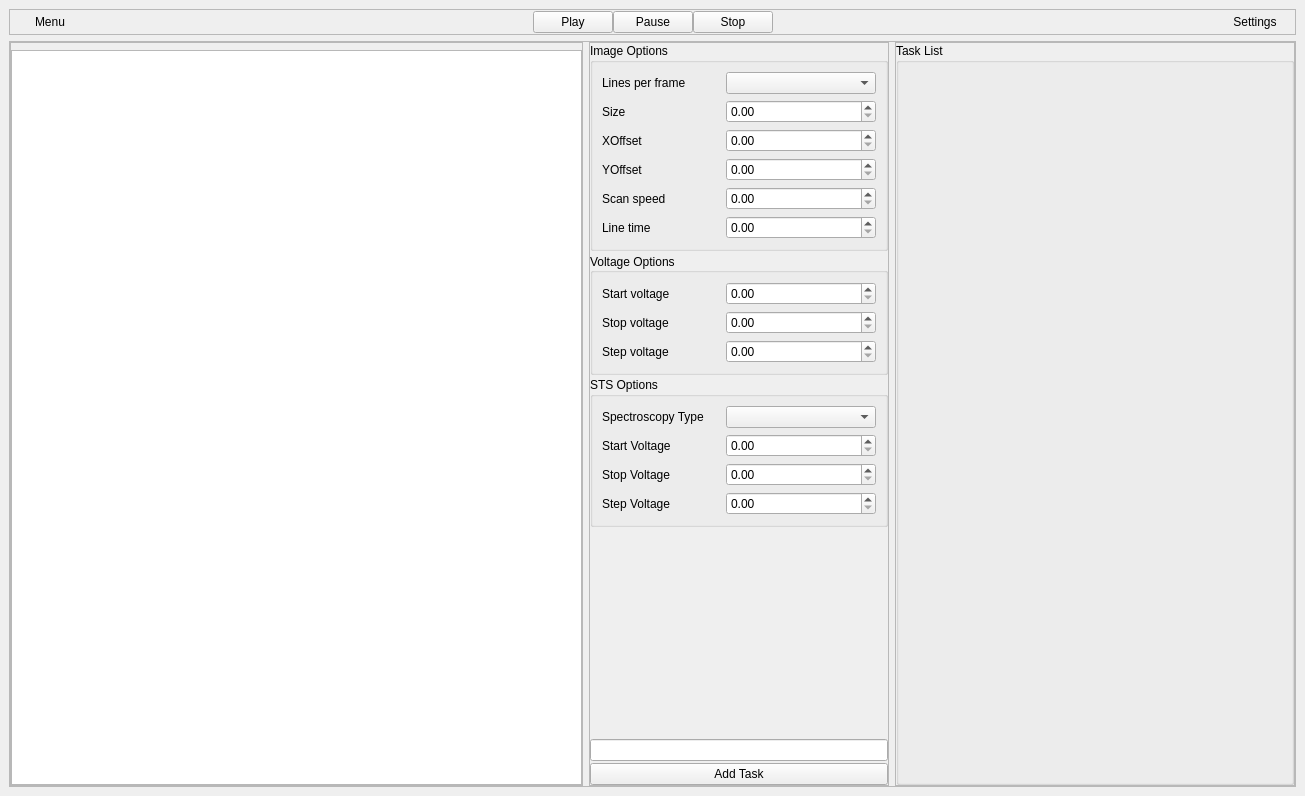
<?xml version="1.0" encoding="UTF-8"?>
<ui version="4.0">
 <class>MainWindow</class>
 <widget class="QMainWindow" name="MainWindow">
  <property name="geometry">
   <rect>
    <x>0</x>
    <y>0</y>
    <width>1305</width>
    <height>796</height>
   </rect>
  </property>
  <property name="windowTitle">
   <string>MainWindow</string>
  </property>
  <widget class="QWidget" name="centralwidget">
   <layout class="QVBoxLayout" name="verticalLayout">
    <item>
     <widget class="QFrame" name="toolbar">
      <property name="minimumSize">
       <size>
        <width>200</width>
        <height>26</height>
       </size>
      </property>
      <property name="maximumSize">
       <size>
        <width>16777215</width>
        <height>26</height>
       </size>
      </property>
      <property name="styleSheet">
       <string notr="true"/>
      </property>
      <property name="frameShape">
       <enum>QFrame::StyledPanel</enum>
      </property>
      <property name="frameShadow">
       <enum>QFrame::Raised</enum>
      </property>
      <property name="lineWidth">
       <number>0</number>
      </property>
      <layout class="QHBoxLayout" name="horizontalLayout_2">
       <property name="spacing">
        <number>0</number>
       </property>
       <property name="leftMargin">
        <number>0</number>
       </property>
       <property name="topMargin">
        <number>0</number>
       </property>
       <property name="rightMargin">
        <number>0</number>
       </property>
       <property name="bottomMargin">
        <number>0</number>
       </property>
       <item>
        <widget class="QPushButton" name="menu">
         <property name="text">
          <string>Menu</string>
         </property>
         <property name="flat">
          <bool>true</bool>
         </property>
        </widget>
       </item>
       <item>
        <spacer name="left_space">
         <property name="orientation">
          <enum>Qt::Horizontal</enum>
         </property>
         <property name="sizeHint" stdset="0">
          <size>
           <width>425</width>
           <height>20</height>
          </size>
         </property>
        </spacer>
       </item>
       <item>
        <widget class="QPushButton" name="play">
         <property name="text">
          <string>Play</string>
         </property>
         <property name="checkable">
          <bool>false</bool>
         </property>
         <property name="flat">
          <bool>false</bool>
         </property>
        </widget>
       </item>
       <item>
        <widget class="QPushButton" name="pause">
         <property name="text">
          <string>Pause</string>
         </property>
         <property name="flat">
          <bool>false</bool>
         </property>
        </widget>
       </item>
       <item>
        <widget class="QPushButton" name="stop">
         <property name="text">
          <string>Stop</string>
         </property>
         <property name="flat">
          <bool>false</bool>
         </property>
        </widget>
       </item>
       <item>
        <spacer name="right_space">
         <property name="orientation">
          <enum>Qt::Horizontal</enum>
         </property>
         <property name="sizeHint" stdset="0">
          <size>
           <width>425</width>
           <height>20</height>
          </size>
         </property>
        </spacer>
       </item>
       <item>
        <widget class="QPushButton" name="settings">
         <property name="text">
          <string>Settings</string>
         </property>
         <property name="flat">
          <bool>true</bool>
         </property>
        </widget>
       </item>
      </layout>
     </widget>
    </item>
    <item>
     <widget class="QFrame" name="content">
      <property name="frameShape">
       <enum>QFrame::StyledPanel</enum>
      </property>
      <property name="frameShadow">
       <enum>QFrame::Raised</enum>
      </property>
      <layout class="QHBoxLayout" name="horizontalLayout">
       <property name="leftMargin">
        <number>0</number>
       </property>
       <property name="topMargin">
        <number>0</number>
       </property>
       <property name="rightMargin">
        <number>0</number>
       </property>
       <property name="bottomMargin">
        <number>0</number>
       </property>
       <item>
        <widget class="QFrame" name="scan_area_frame">
         <property name="frameShape">
          <enum>QFrame::StyledPanel</enum>
         </property>
         <property name="frameShadow">
          <enum>QFrame::Raised</enum>
         </property>
         <layout class="QGridLayout" name="gridLayout">
          <property name="leftMargin">
           <number>0</number>
          </property>
          <property name="topMargin">
           <number>7</number>
          </property>
          <property name="rightMargin">
           <number>0</number>
          </property>
          <property name="bottomMargin">
           <number>0</number>
          </property>
          <item row="0" column="0">
           <widget class="QGraphicsView" name="scan_area">
            <property name="sizePolicy">
             <sizepolicy hsizetype="Preferred" vsizetype="Minimum">
              <horstretch>0</horstretch>
              <verstretch>0</verstretch>
             </sizepolicy>
            </property>
            <property name="resizeAnchor">
             <enum>QGraphicsView::NoAnchor</enum>
            </property>
           </widget>
          </item>
         </layout>
        </widget>
       </item>
       <item>
        <widget class="QFrame" name="options_frame">
         <property name="minimumSize">
          <size>
           <width>300</width>
           <height>0</height>
          </size>
         </property>
         <property name="maximumSize">
          <size>
           <width>300</width>
           <height>16777215</height>
          </size>
         </property>
         <property name="frameShape">
          <enum>QFrame::StyledPanel</enum>
         </property>
         <property name="frameShadow">
          <enum>QFrame::Raised</enum>
         </property>
         <layout class="QVBoxLayout" name="verticalLayout_2">
          <property name="spacing">
           <number>2</number>
          </property>
          <property name="leftMargin">
           <number>0</number>
          </property>
          <property name="topMargin">
           <number>0</number>
          </property>
          <property name="rightMargin">
           <number>0</number>
          </property>
          <property name="bottomMargin">
           <number>0</number>
          </property>
          <item>
           <widget class="QGroupBox" name="scan_options">
            <property name="title">
             <string>Image Options</string>
            </property>
            <property name="flat">
             <bool>true</bool>
            </property>
            <layout class="QVBoxLayout" name="verticalLayout_4">
             <item>
              <layout class="QGridLayout" name="scan_options_layout">
               <property name="sizeConstraint">
                <enum>QLayout::SetDefaultConstraint</enum>
               </property>
               <property name="horizontalSpacing">
                <number>6</number>
               </property>
               <item row="0" column="0">
                <widget class="QLabel" name="lines_per_frame_label">
                 <property name="text">
                  <string>Lines per frame</string>
                 </property>
                </widget>
               </item>
               <item row="0" column="1">
                <widget class="QComboBox" name="lines_per_frame">
                 <property name="minimumSize">
                  <size>
                   <width>150</width>
                   <height>0</height>
                  </size>
                 </property>
                 <property name="maximumSize">
                  <size>
                   <width>180</width>
                   <height>16777215</height>
                  </size>
                 </property>
                </widget>
               </item>
               <item row="1" column="0">
                <widget class="QLabel" name="scan_size_label">
                 <property name="text">
                  <string>Size</string>
                 </property>
                </widget>
               </item>
               <item row="1" column="1">
                <widget class="QDoubleSpinBox" name="scan_size">
                 <property name="minimumSize">
                  <size>
                   <width>150</width>
                   <height>0</height>
                  </size>
                 </property>
                 <property name="maximumSize">
                  <size>
                   <width>180</width>
                   <height>16777215</height>
                  </size>
                 </property>
                </widget>
               </item>
               <item row="2" column="0">
                <widget class="QLabel" name="x_offset_label">
                 <property name="text">
                  <string>XOffset</string>
                 </property>
                </widget>
               </item>
               <item row="2" column="1">
                <widget class="QDoubleSpinBox" name="x_offset">
                 <property name="minimumSize">
                  <size>
                   <width>150</width>
                   <height>0</height>
                  </size>
                 </property>
                 <property name="maximumSize">
                  <size>
                   <width>180</width>
                   <height>16777215</height>
                  </size>
                 </property>
                </widget>
               </item>
               <item row="3" column="0">
                <widget class="QLabel" name="y_offset_label">
                 <property name="text">
                  <string>YOffset</string>
                 </property>
                </widget>
               </item>
               <item row="3" column="1">
                <widget class="QDoubleSpinBox" name="y_offset">
                 <property name="minimumSize">
                  <size>
                   <width>150</width>
                   <height>0</height>
                  </size>
                 </property>
                 <property name="maximumSize">
                  <size>
                   <width>180</width>
                   <height>16777215</height>
                  </size>
                 </property>
                </widget>
               </item>
               <item row="4" column="0">
                <widget class="QLabel" name="scan_speed_label">
                 <property name="text">
                  <string>Scan speed</string>
                 </property>
                </widget>
               </item>
               <item row="4" column="1">
                <widget class="QDoubleSpinBox" name="scan_speed">
                 <property name="minimumSize">
                  <size>
                   <width>150</width>
                   <height>0</height>
                  </size>
                 </property>
                 <property name="maximumSize">
                  <size>
                   <width>180</width>
                   <height>16777215</height>
                  </size>
                 </property>
                </widget>
               </item>
               <item row="5" column="0">
                <widget class="QLabel" name="line_time_label">
                 <property name="text">
                  <string>Line time</string>
                 </property>
                </widget>
               </item>
               <item row="5" column="1">
                <widget class="QDoubleSpinBox" name="line_time">
                 <property name="minimumSize">
                  <size>
                   <width>150</width>
                   <height>0</height>
                  </size>
                 </property>
                 <property name="maximumSize">
                  <size>
                   <width>180</width>
                   <height>16777215</height>
                  </size>
                 </property>
                </widget>
               </item>
              </layout>
             </item>
            </layout>
           </widget>
          </item>
          <item>
           <widget class="QGroupBox" name="voltage_options">
            <property name="title">
             <string>Voltage Options</string>
            </property>
            <property name="alignment">
             <set>Qt::AlignLeading|Qt::AlignLeft|Qt::AlignVCenter</set>
            </property>
            <property name="flat">
             <bool>true</bool>
            </property>
            <layout class="QVBoxLayout" name="verticalLayout_5">
             <item>
              <layout class="QGridLayout" name="voltage_options_layout">
               <item row="0" column="0">
                <widget class="QLabel" name="start_voltage_label_2">
                 <property name="text">
                  <string>Start voltage</string>
                 </property>
                </widget>
               </item>
               <item row="0" column="1">
                <widget class="QDoubleSpinBox" name="start_voltage_2">
                 <property name="minimumSize">
                  <size>
                   <width>150</width>
                   <height>0</height>
                  </size>
                 </property>
                 <property name="maximumSize">
                  <size>
                   <width>180</width>
                   <height>16777215</height>
                  </size>
                 </property>
                </widget>
               </item>
               <item row="1" column="0">
                <widget class="QLabel" name="stop_voltage_label_2">
                 <property name="text">
                  <string>Stop voltage</string>
                 </property>
                </widget>
               </item>
               <item row="1" column="1">
                <widget class="QDoubleSpinBox" name="stop_voltage_2">
                 <property name="minimumSize">
                  <size>
                   <width>150</width>
                   <height>0</height>
                  </size>
                 </property>
                 <property name="maximumSize">
                  <size>
                   <width>180</width>
                   <height>16777215</height>
                  </size>
                 </property>
                </widget>
               </item>
               <item row="2" column="0">
                <widget class="QLabel" name="step_voltage_label_2">
                 <property name="text">
                  <string>Step voltage</string>
                 </property>
                </widget>
               </item>
               <item row="2" column="1">
                <widget class="QDoubleSpinBox" name="step_voltage_2">
                 <property name="minimumSize">
                  <size>
                   <width>150</width>
                   <height>0</height>
                  </size>
                 </property>
                 <property name="maximumSize">
                  <size>
                   <width>180</width>
                   <height>16777215</height>
                  </size>
                 </property>
                </widget>
               </item>
              </layout>
             </item>
            </layout>
           </widget>
          </item>
          <item>
           <widget class="QGroupBox" name="sts_options">
            <property name="title">
             <string>STS Options</string>
            </property>
            <property name="alignment">
             <set>Qt::AlignLeading|Qt::AlignLeft|Qt::AlignTop</set>
            </property>
            <property name="flat">
             <bool>true</bool>
            </property>
            <property name="checkable">
             <bool>false</bool>
            </property>
            <layout class="QVBoxLayout" name="verticalLayout_6">
             <item>
              <layout class="QGridLayout" name="sts_options_layout">
               <item row="0" column="0">
                <widget class="QLabel" name="type_label">
                 <property name="text">
                  <string>Spectroscopy Type</string>
                 </property>
                </widget>
               </item>
               <item row="0" column="1">
                <widget class="QComboBox" name="type">
                 <property name="minimumSize">
                  <size>
                   <width>150</width>
                   <height>0</height>
                  </size>
                 </property>
                 <property name="maximumSize">
                  <size>
                   <width>180</width>
                   <height>16777215</height>
                  </size>
                 </property>
                </widget>
               </item>
               <item row="1" column="0">
                <widget class="QLabel" name="start_voltage_label">
                 <property name="text">
                  <string>Start Voltage</string>
                 </property>
                </widget>
               </item>
               <item row="1" column="1">
                <widget class="QDoubleSpinBox" name="start_voltage">
                 <property name="minimumSize">
                  <size>
                   <width>150</width>
                   <height>0</height>
                  </size>
                 </property>
                 <property name="maximumSize">
                  <size>
                   <width>180</width>
                   <height>16777215</height>
                  </size>
                 </property>
                </widget>
               </item>
               <item row="2" column="0">
                <widget class="QLabel" name="stop_voltage_label">
                 <property name="text">
                  <string>Stop Voltage</string>
                 </property>
                </widget>
               </item>
               <item row="2" column="1">
                <widget class="QDoubleSpinBox" name="stop_voltage">
                 <property name="minimumSize">
                  <size>
                   <width>150</width>
                   <height>0</height>
                  </size>
                 </property>
                 <property name="maximumSize">
                  <size>
                   <width>180</width>
                   <height>16777215</height>
                  </size>
                 </property>
                </widget>
               </item>
               <item row="3" column="0">
                <widget class="QLabel" name="step_voltage_label">
                 <property name="text">
                  <string>Step Voltage</string>
                 </property>
                </widget>
               </item>
               <item row="3" column="1">
                <widget class="QDoubleSpinBox" name="step_voltage">
                 <property name="minimumSize">
                  <size>
                   <width>150</width>
                   <height>0</height>
                  </size>
                 </property>
                 <property name="maximumSize">
                  <size>
                   <width>180</width>
                   <height>16777215</height>
                  </size>
                 </property>
                </widget>
               </item>
              </layout>
             </item>
            </layout>
           </widget>
          </item>
          <item>
           <spacer name="options_spacing">
            <property name="orientation">
             <enum>Qt::Vertical</enum>
            </property>
            <property name="sizeHint" stdset="0">
             <size>
              <width>20</width>
              <height>40</height>
             </size>
            </property>
           </spacer>
          </item>
          <item>
           <widget class="QLineEdit" name="task_name"/>
          </item>
          <item>
           <widget class="QPushButton" name="add_task_btn">
            <property name="text">
             <string>Add Task</string>
            </property>
           </widget>
          </item>
         </layout>
        </widget>
       </item>
       <item>
        <widget class="QFrame" name="task_list_frame">
         <property name="minimumSize">
          <size>
           <width>400</width>
           <height>0</height>
          </size>
         </property>
         <property name="maximumSize">
          <size>
           <width>400</width>
           <height>16777215</height>
          </size>
         </property>
         <property name="frameShape">
          <enum>QFrame::StyledPanel</enum>
         </property>
         <property name="frameShadow">
          <enum>QFrame::Raised</enum>
         </property>
         <layout class="QVBoxLayout" name="verticalLayout_3">
          <property name="leftMargin">
           <number>0</number>
          </property>
          <property name="topMargin">
           <number>0</number>
          </property>
          <property name="rightMargin">
           <number>0</number>
          </property>
          <property name="bottomMargin">
           <number>0</number>
          </property>
          <item>
           <widget class="QGroupBox" name="task_list">
            <property name="title">
             <string>Task List</string>
            </property>
            <property name="flat">
             <bool>true</bool>
            </property>
           </widget>
          </item>
         </layout>
        </widget>
       </item>
      </layout>
     </widget>
    </item>
   </layout>
  </widget>
 </widget>
 <resources/>
 <connections/>
</ui>
